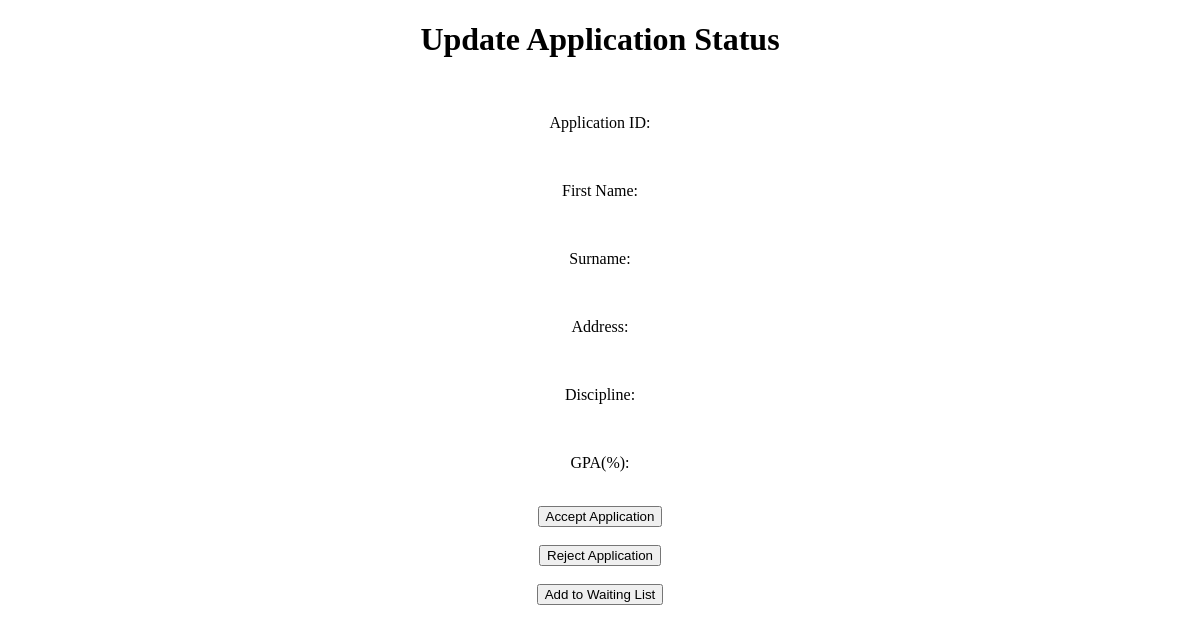
Page /update_application/26/ (signed in) on the earlier database version.
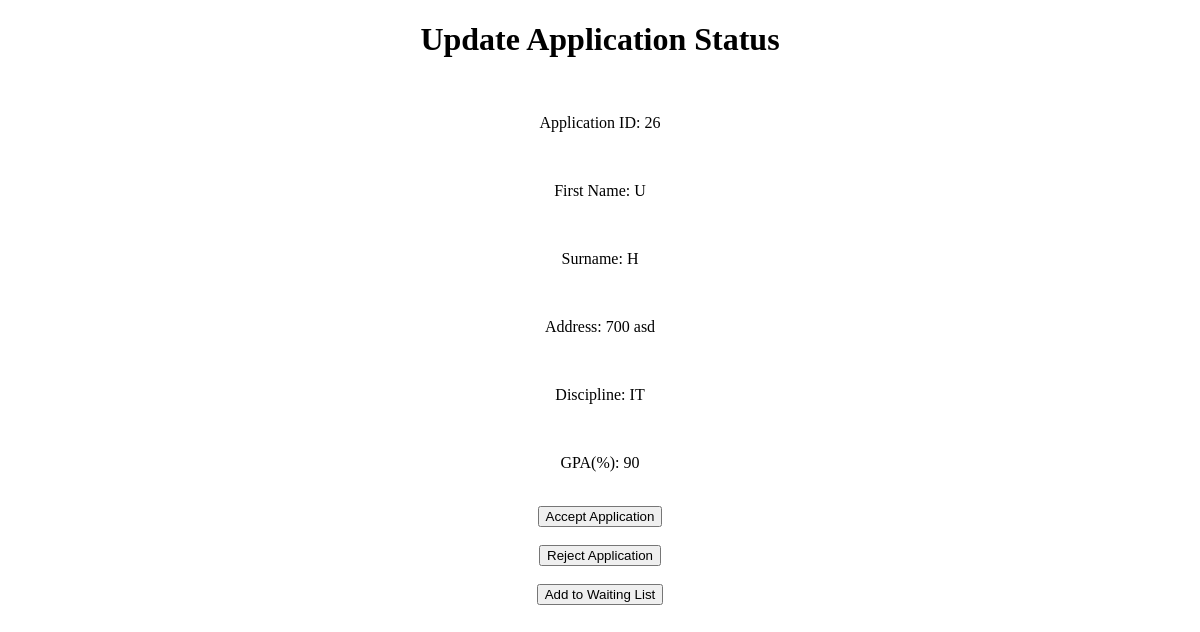
Same page on the later database version.
### app.py (models this page shows)
class Forms(db.Model, UserMixin):
    form_id = db.Column(db.Integer, primary_key=True)
    firstname = db.Column(db.String(50), nullable=False)
    lastname = db.Column(db.String(50), nullable=False)
    address = db.Column(db.String(100), nullable=False)
    discipline = db.Column(db.String(50), nullable=False)
    gpa = db.Column(db.String(10), nullable=False)
    application_status = db.Column(db.String(20), nullable=False)
    user_id = db.Column(db.Integer, nullable=False)

### app.py (the view)
@app.route('/update_application/<form_id>/', methods=('GET', 'POST'))
def update_application(form_id):
    applicant = Forms.query.get(form_id)
    return render_template('update_application.html',applicant=applicant)

### app.py (called while the page is built)
@login_manager.user_loader
def load_user(user_id):
    return User.query.get(int(user_id))

### templates/update_application.html (shortened to what this page needs)
<!DOCTYPE html>
<html lang="en">
<head>
</head>
<body style = "background: url(https://cdn.pixabay.com/photo/2017/03/30/13/56/turquoise-2188530__340.jpg); background-size: 100%;">
    <h1><center>Update Application Status</center></h1><br>
    <p><center>Application ID: {{applicant.form_id}}</center></p><br>
    <p><center>First Name: {{applicant.firstname}}</center></p><br>
    <p><center>Surname: {{applicant.lastname}}</center></p><br>
    <p><center>Address: {{applicant.address}}</center></p><br>
    <p><center>Discipline: {{applicant.discipline}}</center></p><br>
    <p><center>GPA(%): {{applicant.gpa}}</center></p><br>
     <form action="{{url_for('application_updated',form_id = applicant.form_id,application_status='Accepted')}}" method="POST"><center>
        <input type = "submit" value = "Accept Application" />
     </center></form><br>
     <form action="{{url_for('application_updated',form_id = applicant.form_id,application_status='Rejected')}}" method="POST"><center>
        <input type = "submit" value = "Reject Application" />
     </center></form><br>
     <form action="{{url_for('application_updated',form_id = applicant.form_id,application_status='Waiting List')}}" method="POST"><center>
        <input type = "submit" value = "Add to Waiting List" />
     </center></form><br>
</body>
</html>

Differences in the rows shown:
added Forms: form_id "26", firstname "U", lastname "H", address "700 asd", discipline "IT", gpa "90"
